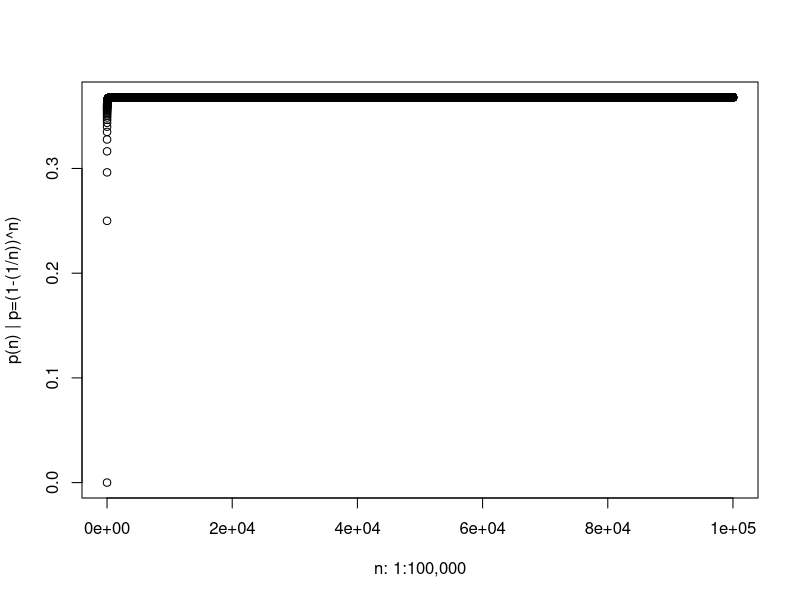

The R source for this figure:
## ---- chunk 1
p <- function(n) {
  return((1 - (1 / n))^n)
}
## ---- chunk 2
p(5)
## ---- chunk 3
p(100)
## ---- chunk 4
p(10000)
## ---- chunk 5
n <- 1:100000
y <- p(n)
plot(n, y, xlab = 'n: 1:100,000', ylab = 'p(n) | p=(1-(1/n))^n)')
## ---- chunk 6
store <- rep(0, 10000)
for (i in 1:10000) {
  store[i] <- sum(sample(1:100, rep = TRUE) == 4) > 0
}
r <- mean(store)
e <- 1 - p(100)

paste0("result:", r)
paste0("expected: ", e)
